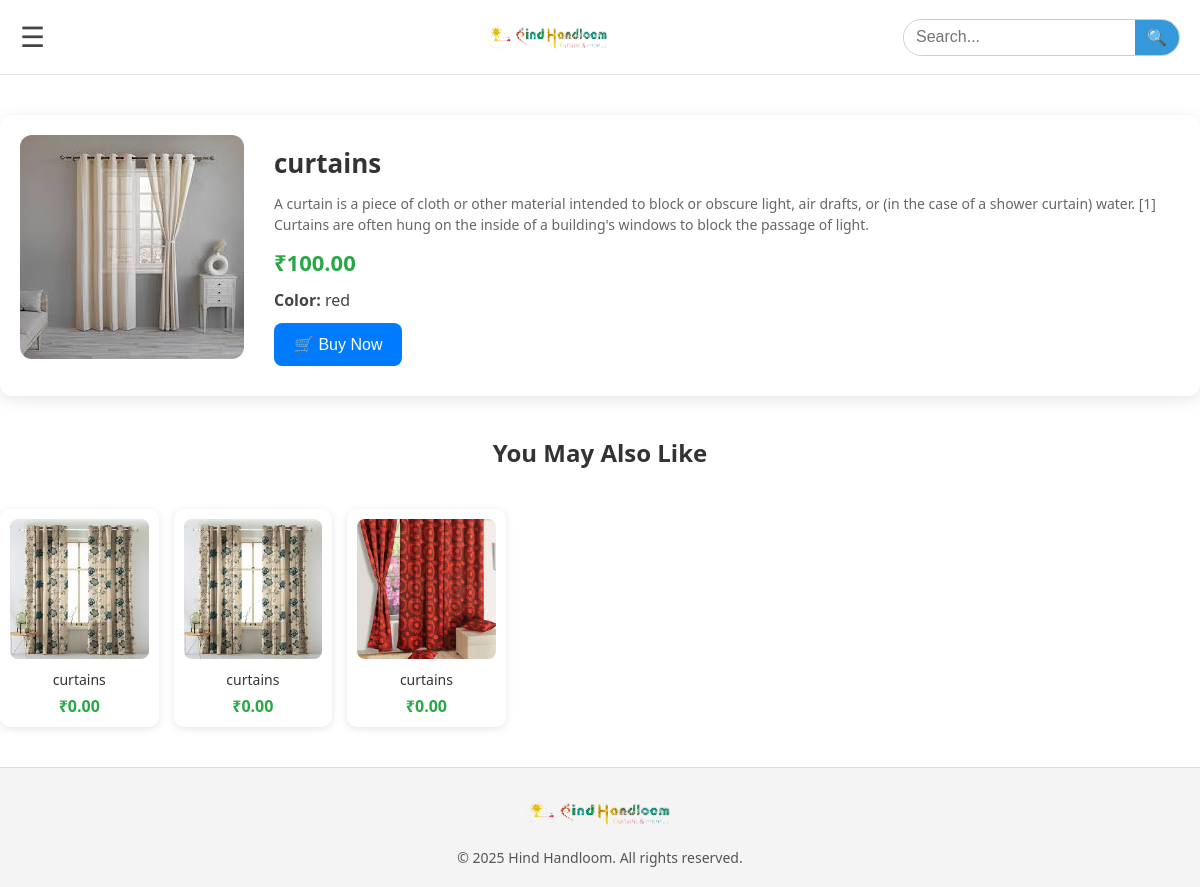
/product/5/, run on the app's committed database.
### myapp/models.py (models this page shows, shortened)
class products(models.Model):
    name = models.CharField(max_length=255)
    description = models.TextField(blank=True, null=True)
    price = models.DecimalField(max_digits=10,decimal_places=2)
    color = models.CharField(max_length=25)
    image = models.ImageField(upload_to='product-img/')
    stock = models.IntegerField(default=0)
    category = models.CharField(max_length=100)
    def is_in_stock(self):
        return self.stock

### myapp/views.py (the view)
# urls.py: path('product/<int:id>/',views.product_details, name='product_details'),
def product_details(request,id):
    product = get_object_or_404(products,id=id)
    productss =products.objects.filter(category=product.category).exclude(id=product.id)[:8]
    return render(request, 'product_details.html',{'product':product,'productss':productss})

### myapp/templates/product_details.html (shortened to what this page needs)
{% extends 'base.html' %}
{% load static %}
{% block content %}
<div class="container">
    <div class="product_img">
        <img src="{{ product.image.url }}" alt="{{ product.name }}">
    </div>
    <div class="product_info">
        <div class="product_title">{{ product.name }}</div>
        <div class="product_description">{{ product.description }}</div>
        <div class="product_price">&#8377;{{ product.price }}</div>
        <div class="product_color"><strong>Color:</strong> {{ product.color }}</div>
        <div class="product_stock">
            {% if product.is_in_stock %}
                <form method="post" action="{% url 'checkout_page' product.id %}">
                    <button type="submit" class="product_button">🛒 Buy Now</button>
                </form>
            {% else %}
                <p style="color: red; font-weight: bold;">Out of Stock</p>
            {% endif %}
        </div>
    </div>
</div>
<h2 style="text-align:center; margin-top: 30px;">You May Also Like</h2>
<div class="main_container1">
    {% for productss in productss %}
    <div class="product1" onclick="gotoproductdetail({{ productss.id }})">
        <div class="product_img1">
            <img src="{{ productss.image.url }}" alt="{{ productss.name }}">
        </div>
        <div class="product_info1">
            <p>{{ productss.name }}</p>
            <h3>&#8377;{{ productss.price }}</h3>
        </div>
    </div>
    {% endfor %}
</div>
{% endblock %}

### myapp/templates/product_details.html (style rules this page uses)
.container { display: flex; flex-wrap: wrap; gap: 20px; max-width: 1200px; margin: 40px auto; padding: 20px; background: #fff; border-radius: 12px; box-shadow: 0 4px 15px rgba(0, 0, 0, 0.1); }
.product_img img { max-width: 350px; width: 100%; border-radius: 12px; object-fit: cover; }
.product_info { flex: 1; display: flex; flex-direction: column; gap: 12px; justify-content: center; padding: 10px; }
.product_title { font-size: 26px; font-weight: bold; color: #333; }
.product_description { font-size: 14px; color: #666; line-height: 1.5; }
.product_price { font-size: 22px; font-weight: bold; color: #28a745; }
.product_color { font-size: 16px; color: #444; }
.product_button { padding: 12px 20px; background: #007bff; color: #fff; border: none; border-radius: 8px; font-size: 16px; cursor: pointer; transition: background 0.3s ease; }
.main_container1 { max-width: 1200px; margin: 40px auto; display: grid; grid-template-columns: repeat(auto-fill, minmax(150px, 1fr)); gap: 15px; }
.product1 { background: #fff; border-radius: 10px; box-shadow: 0 2px 8px rgba(0, 0, 0, 0.1); padding: 10px; text-align: center; cursor: pointer; transition: transform 0.3s ease, box-shadow 0.3s ease; }
.product_img1 img { width: 100%; height: 140px; object-fit: cover; border-radius: 8px; }
.product_info1 p { font-size: 14px; margin: 6px 0; color: #333; }
.product_info1 h3 { font-size: 16px; color: #28a745; font-weight: bold; }

### data on the page
products: image (picture), name "curtains", description "A curtain is a piece of cloth or other material intended to block or obscure light, air drafts, or (in the case of a shower curtain) water. [1] Curtains are often hung on the inside of a building's windows to block the passage of light.", price "100.00", color "red"
products: image (picture), name "curtains", price "0.00"
products: image (picture), name "curtains", price "0.00"
products: image (picture), name "curtains", price "0.00"

### other printed values
{{ current_year|default:"2025" }} "2025"
